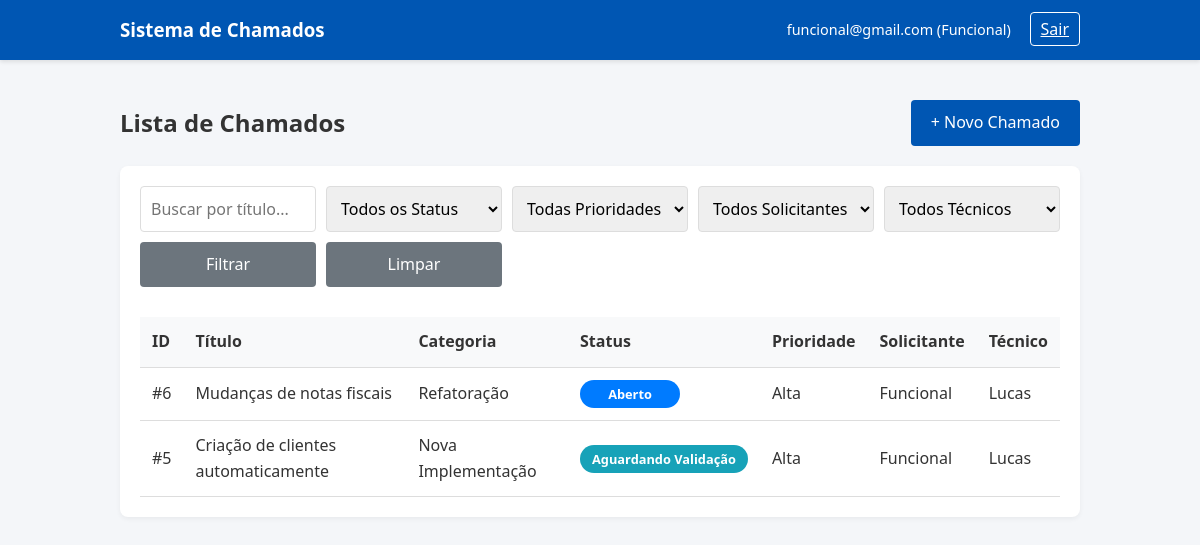
/dashboard/ (signed in), run on the app's committed database.
### tickets/models.py (models this page shows, shortened)
class Chamado(models.Model):
    STATUS_CHOICES = [
        ('ABERTO', 'Aberto'),
        ('EM_ANDAMENTO', 'Em andamento'),
        ('BLOQUEADO', 'Com Bloqueio'),
        ('VALIDACAO', 'Aguardando Validação'),
        ('MIGRACAO', 'Em migração'),
        ('CONCLUIDO', 'Concluído'),
        ('DOC_PENDENTE', 'Documentação Pendente'),
    ]
    CATEGORIA_CHOICES = [
        ('BUG', 'Bug / Erro'),
        ('NOVA_IMPLEMENTACAO', 'Nova Implementação'),
        ('ALTERACAO', 'Alteração'),
        ('REFATORACAO', 'Refatoração'),
        ('DEVOPS', 'DevOps / Infra'),
    ]
    PRIORIDADE_CHOICES = [
        ('BAIXA', 'Baixa'),
        ('MEDIA', 'Média'),
        ('ALTA', 'Alta'),
        ('URGENTE', 'Urgente'),
    ]
    titulo = models.CharField(max_length=200)
    descricao = models.TextField()
    categoria = models.CharField(max_length=20, choices=CATEGORIA_CHOICES)
    status = models.CharField(max_length=20, choices=STATUS_CHOICES, default='ABERTO')
    prioridade = models.CharField(max_length=10, choices=PRIORIDADE_CHOICES, default='MEDIA')
    solicitante = models.ForeignKey(User, on_delete=models.CASCADE, related_name='chamados_solicitados')
    tecnico = models.ForeignKey(User, on_delete=models.SET_NULL, null=True, blank=True,
                                related_name='chamados_atribuidos')
    data_criacao = models.DateTimeField(auto_now_add=True)
    data_atualizacao = models.DateTimeField(auto_now=True)
    class Meta:
        ordering = ['-data_criacao']
        verbose_name = 'Chamado'
        verbose_name_plural = 'Chamados'

### tickets/views.py (the view)
# urls.py: path('dashboard/', views.dashboard_view, name='dashboard'),
@login_required
def dashboard_view(request):
    try:
        perfil = request.user.perfil
    except Perfil.DoesNotExist:
        messages.error(request, "Seu usuário não possui um perfil válido. Contate o administrador.")
        logout(request)
        return redirect('login')
    if perfil.tipo == 'TECNICO':
        chamados = Chamado.objects.all()
    else:
        chamados = Chamado.objects.filter(solicitante=request.user)
    search = request.GET.get('search')
    if search:
        chamados = chamados.filter(titulo__icontains=search)
    status = request.GET.get('status')
    if status:
        chamados = chamados.filter(status=status)
    prioridade = request.GET.get('prioridade')
    if prioridade:
        chamados = chamados.filter(prioridade=prioridade)
    solicitante_id = request.GET.get('solicitante')
    if solicitante_id:
        chamados = chamados.filter(solicitante_id=solicitante_id)
    tecnico_id = request.GET.get('tecnico')
    if tecnico_id:
        if tecnico_id == 'nao_atribuido':
            chamados = chamados.filter(tecnico__isnull=True)
        else:
            chamados = chamados.filter(tecnico_id=tecnico_id)
    chamados = chamados.order_by('-data_criacao')
    funcionais = User.objects.filter(perfil__tipo='FUNCIONAL').order_by('username')
    tecnicos = User.objects.filter(perfil__tipo='TECNICO').order_by('username')
    return render(request, 'tickets/dashboard.html', {
        'chamados': chamados,
        'funcionais': funcionais,
        'tecnicos': tecnicos
    })

### tickets/templates/tickets/dashboard.html (shortened to what this page needs)
{% load static %}
<!DOCTYPE html>
<html lang="pt-BR">
<head>
    <link rel="stylesheet" href="{% static 'tickets/css/style.css' %}">
</head>
<body>
    <header>
        <div class="header-content">
            <h3>Sistema de Chamados</h3>
            <div>
                <span id="user-display" style="margin-right: 15px; font-size: 0.9rem;">
                    {{ user.email }} ({% if user.perfil.tipo == 'TECNICO' %}Técnico{% else %}Funcional{% endif %})
                </span>
                <a href="{% url 'logout' %}" class="btn-logout">Sair</a>
            </div>
        </div>
    </header>
    <div class="container">
        <div class="flex-row" style="justify-content: space-between; align-items: center; margin-bottom: 20px;">
            <h2>Lista de Chamados</h2>
            {% if user.perfil.tipo == 'FUNCIONAL' %}
                <a href="{% url 'criar' %}" class="btn btn-primary">+ Novo Chamado</a>
            {% endif %}
        </div>
        <div class="card">
            <form method="GET" action="{% url 'dashboard' %}">
                <div class="filters">
                    <input type="text" name="search" id="search-text" placeholder="Buscar por título..."
                           value="{{ request.GET.search }}">
                    <select name="status" id="filter-status">
                        <option value="">Todos os Status</option>
                    </select>
                    <select name="prioridade" id="filter-priority">
                        <option value="">Todas Prioridades</option>
                    </select>
                    <select name="solicitante" id="filter-solicitante">
                        <option value="">Todos Solicitantes</option>
                    </select>
                    <select name="tecnico" id="filter-tecnico">
                        <option value="">Todos Técnicos</option>
                    </select>
                    <button type="submit" class="btn btn-secondary">Filtrar</button>
                    <a href="{% url 'dashboard' %}" class="btn btn-secondary">Limpar</a>
                </div>
            </form>
            <div class="table-container">
                <table>
                    <thead>
                        <tr>
                            <th>ID</th>
                            <th>Título</th>
                            <th>Categoria</th>
                            <th>Status</th>
                            <th>Prioridade</th>
                            <th>Solicitante</th>
                            <th>Técnico</th>
                        </tr>
                    </thead>
                    <tbody id="ticket-table-body">
                        {% if chamados %}
                            {% for chamado in chamados %}
                            <tr onclick="window.location.href='{% url 'detalhes' chamado.id %}'" style="cursor: pointer;">
                                <td>#{{ chamado.id }}</td>
                                <td>{{ chamado.titulo }}</td>
                                <td>{{ chamado.get_categoria_display }}</td>
                                <td>
                                    <span class="badge {% if chamado.status == 'ABERTO' %}st-aberto
                                                        {% elif chamado.status == 'EM_ANDAMENTO' %}st-andamento
                                                        {% elif chamado.status == 'BLOQUEADO' %}st-bloqueio
                                                        {% elif chamado.status == 'VALIDACAO' %}st-validacao
                                                        {% elif chamado.status == 'MIGRACAO' %}st-migracao
                                                        {% elif chamado.status == 'CONCLUIDO' %}st-concluido
                                                        {% elif chamado.status == 'DOC_PENDENTE' %}st-pendente
                                                        {% endif %}">
                                        {{ chamado.get_status_display }}
                                    </span>
                                </td>
                                <td>{{ chamado.get_prioridade_display }}</td>
                                <td>{{ chamado.solicitante.username }}</td>
                                <td>
                                    {% if chamado.tecnico %}
                                        {{ chamado.tecnico.username }}
                                    {% else %}
                                        <span style="color:#999; font-style:italic">Não atribuído</span>
                                    {% endif %}
                                </td>
                            </tr>
                            {% endfor %}
                        {% else %}
                            <tr>
                                <td colspan="7" style="text-align:center; padding: 20px;">
                                    Nenhum chamado encontrado.
                                </td>
                            </tr>
                        {% endif %}
                    </tbody>
                </table>
            </div>
        </div>
    </div>
</body>
</html>

### tickets/static/tickets/css/style.css (style rules this page uses)
:root { --primary-color: #0056b3; --secondary-color: #f4f6f9; --text-color: #333; --border-color: #ddd; --white: #ffffff; --status-aberto: #007bff; --status-andamento: #ffc107; --status-bloqueio: #dc3545; --status-validacao: #17a2b8; --status-migracao: #6610f2; --status-concluido: #28a745; --status-pendente: #fd7e14; }
* { box-sizing: border-box; margin: 0; padding: 0; font-family: 'Segoe UI', Tahoma, Geneva, Verdana, sans-serif; }
body { background-color: var(--secondary-color); color: var(--text-color); line-height: 1.6; }
.container { max-width: 1000px; margin: 0 auto; padding: 20px; }
header { background-color: var(--primary-color); color: var(--white); padding: 15px 0; margin-bottom: 20px; box-shadow: 0 2px 4px rgba(0, 0, 0, 0.1); }
.header-content { max-width: 1000px; margin: 0 auto; display: flex; justify-content: space-between; align-items: center; padding: 0 20px; }
.btn-logout { background: none; border: 1px solid var(--white); color: var(--white); padding: 5px 10px; cursor: pointer; border-radius: 4px; }
.card { background: var(--white); padding: 20px; border-radius: 8px; box-shadow: 0 2px 5px rgba(0, 0, 0, 0.05); margin-bottom: 20px; }
input, select, textarea { width: 100%; padding: 10px; border: 1px solid var(--border-color); border-radius: 4px; font-size: 1rem; }
.btn { padding: 10px 20px; border: none; border-radius: 4px; cursor: pointer; font-size: 1rem; text-decoration: none; display: inline-block; text-align: center; }
.btn-primary { background-color: var(--primary-color); color: var(--white); }
.btn-secondary { background-color: #6c757d; color: var(--white); }
.table-container { overflow-x: auto; }
table { width: 100%; border-collapse: collapse; margin-top: 10px; background: var(--white); }
th, td { padding: 12px; text-align: left; border-bottom: 1px solid var(--border-color); }
th { background-color: #f8f9fa; font-weight: 600; }
.badge { padding: 4px 12px; border-radius: 20px; color: white; font-size: 0.8rem; font-weight: bold; display: inline-block; white-space: nowrap; text-align: center; min-width: 100px; }
.st-aberto { background-color: var(--status-aberto); }
.st-validacao { background-color: var(--status-validacao); }
.flex-row { display: flex; gap: 10px; flex-wrap: wrap; }
.filters { display: grid; grid-template-columns: repeat(auto-fit, minmax(150px, 1fr)); gap: 10px; margin-bottom: 20px; }

### data on the page
Chamado: id "6", titulo "Mudanças de notas fiscais", categoria "Refatoração", status "Aberto", prioridade "Alta", solicitante.username "Funcional", tecnico.username "Lucas"
Chamado: id "5", titulo "Criação de clientes automaticamente", categoria "Nova Implementação", status "Aguardando Validação", prioridade "Alta", solicitante.username "Funcional", tecnico.username "Lucas"

### other printed values
{{ user.email }} "funcional@gmail.com"
